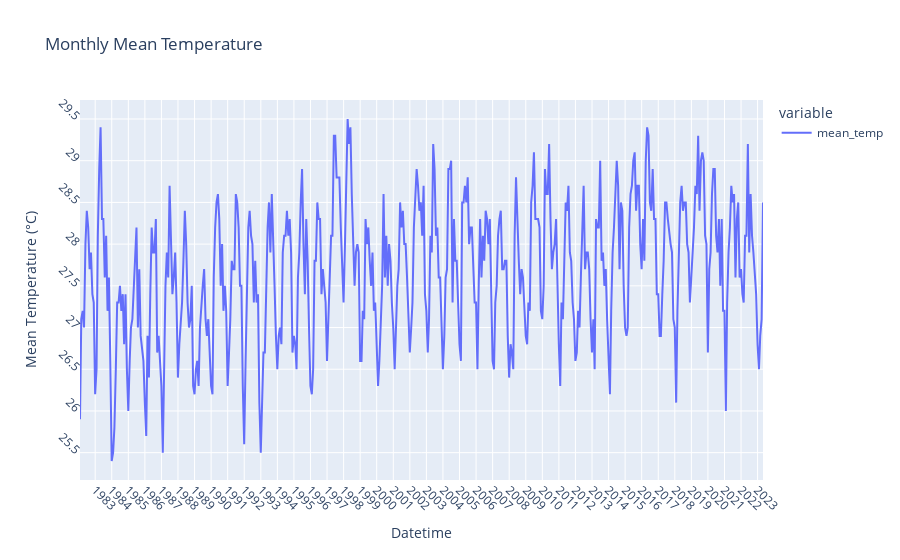

Notebook source saved alongside this figure:
### Markdown cell above
#### Data Visualisation

### Code cell
df_monthly_mean_temp = df['mean_temp'].resample('M').mean()  # resample to monthly mean
df_yearly_mean_temp = df['mean_temp'].resample('Y').mean()  # resample to yearly mean

# print(df_monthly_mean_temp)
# print(df_yearly_mean_temp)

# line plot for mean temperature
fig_monthly_mean_temp = px.line(df_monthly_mean_temp, labels={df_monthly_mean_temp.index.name: 'Datetime', 'value': 'Mean Temperature (°C)'}, title='Monthly Mean Temperature')
fig_monthly_mean_temp.update_xaxes(dtick='M12', tickangle=45)
fig_monthly_mean_temp.update_yaxes(dtick=0.5, tickangle=45)
fig_monthly_mean_temp.update_traces(hovertemplate='Datetime: %{x}<br>Mean Temperature: %{y}°C')
fig_monthly_mean_temp.show()

# monthly_total_rainfall = df['total_rainfall'].resample('M').mean()  # resample to monthly mean
# yearly_total_rainfall = df['total_rainfall'].resample('Y').mean()  # resample to yearly mean

# print(monthly_total_rainfall)
# print(yearly_total_rainfall)

# bar plot for total rainfall
# fig_monthly_total_rainfall = px.line(monthly_total_rainfall, labels={df.index.name: 'Month', 'value': 'Total Rainfall (mm)'},
#              title='Monthly Total Rainfall')
# fig_monthly_total_rainfall.update_traces(hovertemplate='Month: %{x}<br>Total Rainfall: %{y}mm')
# fig_monthly_total_rainfall.show()

# fig_yearly_total_rainfall = px.line(yearly_total_rainfall, labels={df.index.name: 'Year', 'value': 'Total Rainfall (mm)'},
#              title='Yearly Total Rainfall')
# fig_yearly_total_rainfall.update_traces(hovertemplate='Year: %{x}<br>Total Rainfall: %{y}mm')
# fig_yearly_total_rainfall.show()

# multivariable line plot
# df_reset = df.reset_index()
# df_reset['datetime'] = df_reset['datetime'].astype(int)
# melted_df = df_reset.melt(id_vars='datetime', var_name='variable')
# fig_combined = go.Figure()
# for variable in melted_df['variable'].unique():
#     variable_data = melted_df[melted_df['variable'] == variable]
#     fig_combined.add_trace(go.Scatter(
#         x=variable_data['datetime'],
#         y=variable_data['value'],
#         name=variable
#     ))
# fig_combined.update_layout(
#     xaxis=dict(
#         title='Time',
#         tickmode='array',
#         tickvals=df_reset['datetime'],
#         ticktext=df.index.strftime('%Y-%m')
#     ), yaxis=dict(
#         title='Value'
#     ), title='Multiple Variables over Time'
# )
# fig_combined.show()

### Figure 1 — Plotly figure (JSON) as saved in the notebook; plotly's stock layout.template omitted (floating-point values rounded to 4 significant figures; data arrays with more than 128 entries replaced by an {"elided": "..."} marker saying what was removed)
{"data": [{"hovertemplate": "Datetime: %{x}<br>Mean Temperature: %{y}°C", "legendgroup": "mean_temp", "line": {"color": "#636efa", "dash": "solid"}, "marker": {"symbol": "circle"}, "mode": "lines", "name": "mean_temp", "orientation": "v", "showlegend": true, "type": "scatter", "x": {"elided": "496 str values"}, "xaxis": "x", "y": {"elided": "496 float values"}, "yaxis": "y"}], "layout": {"autosize": true, "legend": {"title": {"text": "variable"}, "tracegroupgap": 0}, "title": {"text": "Monthly Mean Temperature"}, "xaxis": {"anchor": "y", "autorange": true, "domain": [0, 1], "dtick": "M12", "range": ["1982-01-31", "2023-04-30"], "tickangle": 45, "title": {"text": "Datetime"}, "type": "date"}, "yaxis": {"anchor": "x", "autorange": true, "domain": [0, 1], "dtick": 0.5, "range": [25.17, 29.73], "tickangle": 45, "title": {"text": "Mean Temperature (°C)"}, "type": "linear"}}}
